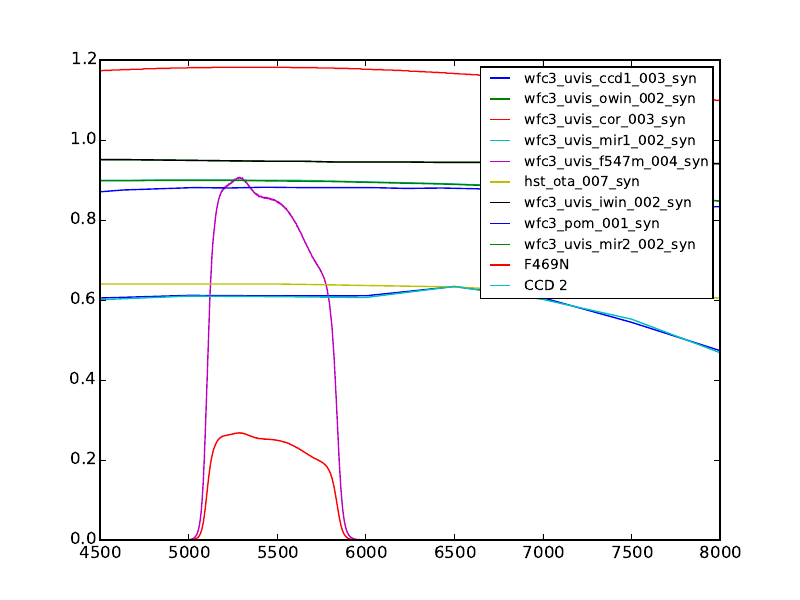

Recreate this plot in Python.
import matplotlib.pyplot as plt
import pysynphot
bp = pysynphot.ObsBandpass('wfc3,uvis1,f547m')
comps = {}
for p in bp.obsmode._throughput_filenames: 
    if p != 'clear':
        if 'uvis_ccd1' in p:
            filterfile_ccd2 = p.replace('ccd1', 'ccd2')
        k = p.split('/')[-1].split('.')[0]
        comps[k] = pysynphot.FileBandpass(p)
for k, v in comps.items():
    plt.plot(v.wave, v.throughput, label=k)

plt.plot(bp.wave, bp.throughput, label='F469N')
bp2 = pysynphot.FileBandpass(filterfile_ccd2)
plt.plot(bp2.wave, bp2.throughput, label='CCD 2')
plt.xlim(4500, 8000)
plt.legend(fontsize='small')
plt.savefig('wfc3-throughput-components.pdf')
